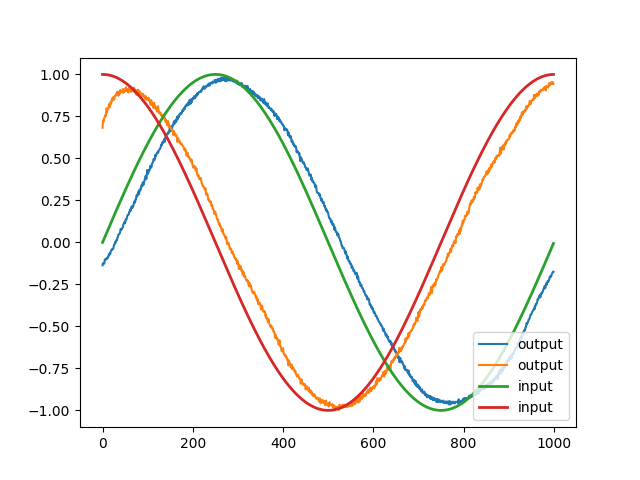

Recreate this plot in Python.
import numpy as np
import nengo

# generate nengo model just to grab network values from

model = nengo.Network()
with model:
    ens = nengo.Ensemble(n_neurons=100, dimensions=2,
                         neuron_type=nengo.LIF(tau_rc=0.02, tau_ref=0.002),
                         )
    # change this to change the function approximated by the neurons
    def my_func(x):
        return x
    # set size_in to be the dimensionality of the result from my_func
    output = nengo.Node(None, size_in=2)
    conn = nengo.Connection(ens, output, function=my_func)
sim = nengo.Simulator(model, dt=0.001, progress_bar=False)


max_neurons_per_core = 10


# now use the nengo model to create our own implementation
import core

cores = []
start = 0
while start < ens.n_neurons:
    n_neurons = np.minimum(max_neurons_per_core, ens.n_neurons-start)
    c = core.Core(n_inputs=ens.dimensions,
                  n_neurons=n_neurons,
                  n_outputs=output.size_in,
                  encoders=sim.data[ens].scaled_encoders[start:start+n_neurons],
                  bias=sim.data[ens].bias[start:start+n_neurons],
                  decoders=sim.data[conn].weights[:,start:start+n_neurons],
                  tau_rc=ens.neuron_type.tau_rc,
                  tau_ref=ens.neuron_type.tau_ref,
                  dt=sim.dt,
                  learning_rate=0,
                  )
    cores.append(c)
    start += n_neurons

# test the implementation by running it

T = 1.0               # amount of time to run for
steps = int(T / c.dt)

data_stim = []
data_output = []

for i in range(steps):
    # generate some input to give the model
    t = i * c.dt
    stim = [np.sin(t*2*np.pi), np.cos(t*2*np.pi)]
    data_stim.append(stim)

    # run the model one time step
    outputs = [c.step(stim, error=None) for c in cores]
    output = np.sum(outputs, axis=0)
    data_output.append(output)


# do a 30ms lowpass filter to smooth the output for plotting purposes
smoothed_output = nengo.synapses.Lowpass(0.03).filt(data_output, dt=c.dt)

import pylab
pylab.plot(smoothed_output, label='output')
pylab.plot(data_stim, lw=2, label='input')
pylab.legend(loc='lower right')
pylab.savefig('test_split.png')
pylab.show()
